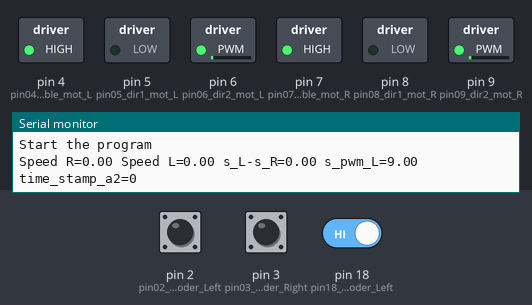
A sketch run on a simulated Arduino Mega 2560, built with avr-gcc and run on an emulated ATmega2560. Parts: switched loads named in the sketch (green lamp = pin HIGH), the last lines printed to the serial monitor. Inputs (shaded band) come from the test bench; at power-on: pin 2 (pin02_Encoder_Left) HIGH, pin 3 (pin03_Encoder_Right) HIGH, pin 18 (pin18_Encoder_Left) HIGH.

Above: at 0.03 s.
At 1.27 s:
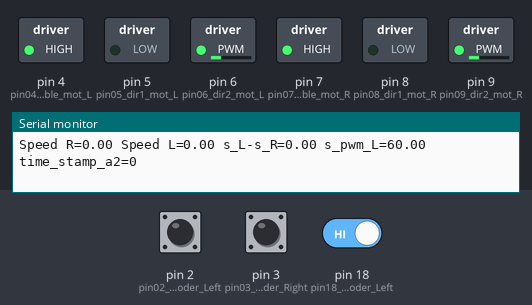
1.3 s: pin 2 (pin02_Encoder_Left) pulsed LOW 2 times (0.12 s each, 0.3 s apart)
4.3 s: pin 3 (pin03_Encoder_Right) pulsed LOW 2 times (0.12 s each, 0.3 s apart)
Timing chart, 0 to 7.3 s (numbered marks = the images above; inputs shaded):
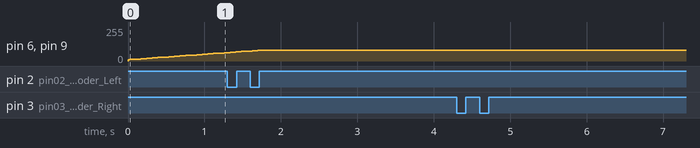

The sketch:

tank_main.ino
```cpp
/*
 * Project modules
 *
 * (1) tank_main.ino   = variables declaration/initialization, setup and loop function
 * (2) bdc_encoder.ino =  routines for encoder output handling, including interrupts service routines
 * (3) bdc_motor.ino
 *
 * Pinning / Setup
 * Pin 2 (Port Interrupt 2) for encoder motor left
 * Pin 3 (Port Interrupt 3) for encoder motor right
 *
 * Board: ARDUINO MEGA 1650 r3
 *
 *
 *
 */

/*
*******************************************************************************************************
* Module global variables declaration
*******************************************************************************************************
*/
/* Left side DC Motor control pins motor control IC */
int pin02_Encoder_Left  = 2;  // Hardware interrupt pin at digital pin 2 (INT4).  =Left side Motor
int pin18_Encoder_Left  = 18; // Hardware interrupt pin at digital pin 2 (INT3).  =Left side Motor
int pin04_enable_mot_L = 4;
int pin05_dir1_mot_L   = 5;
int pin06_dir2_mot_L   = 6;

/* Right side DC Motor control pins motor control IC */
int pin03_Encoder_Right = 3;  // Hardware interrupt pin at digital pin 2 (INT5).  =Right Side Motor
int pin07_enable_mot_R = 7;
int pin08_dir1_mot_R   = 8;
int pin09_dir2_mot_R   = 9;
int time_stamp_A2;

/* Motor speed and setpoint variables */
float s_R  = 0;  // Actual speed right motor
float s_L  = 0;  // Actual speed left motor
float sp_R = 30;  // Speed setpoint right motor
float sp_L = 30;  // Speed Setpoint left motor

float s_pwm_L = 0;
float s_pwm_R = 0;

/* Serial communication */
char rx_byte = 0;


void setup() {
  pinMode( pin02_Encoder_Left,  INPUT );//_PULLUP);  // configure pin2 as an input, pulled HIGH to the logic voltage (5V or 3.3V for most cases)
  pinMode( pin03_Encoder_Right, INPUT );//_PULLUP); // configure pin3 as an input, pulled HIGH to the logic voltage (5V or 3.3V for most cases)
  pinMode( pin18_Encoder_Left, INPUT );//_PULLUP); // set pinB as an input, pulled HIGH to the logic voltage (5V or 3.3V for most cases)

  attachInterrupt(digitalPinToInterrupt(2), PinA1,RISING); // set an interrupt on PinA, looking for a rising edge signal and executing the "PinA" Interrupt Service Routine (below)
  attachInterrupt(digitalPinToInterrupt(18),PinA2,RISING); // 18 =MOT B
  attachInterrupt(digitalPinToInterrupt(3), PinB,RISING); // set an interrupt on PinB, looking for a rising edge signal and executing the "PinB" Interrupt Service Routine (below)

  //Serial.begin(115200); // start the serial monitor link


  /////////////////////////////////////////////////////////////////////////////////////////////////////////
  // initialize timer1
  // Timer used for back ground tasks (speed controller calculation, sensor inputs evaluation)
  //

  noInterrupts();           // disable all interrupts
  TCCR1A = 0;     // TCCR1A = timer counter control register 1A
  TCCR1B = 0;     // ICNC1 ICES1 WGM13 WGM12 CS12 CS11 CS10
  // Set timer1_counter to the correct value for our interrupt interval
  //timer1_counter = 64911;   // preload timer 65536-16MHz/256/100Hz
  //timer1_counter = 64286;   // preload timer 65536-16MHz/256/50Hz
  //timer1_counter = 34286;   // preload timer 65536-16MHz/256/2Hz
  //timer1_counter = 64000;     // entspricht 20.33 Hz
  //TCNT1 = timer1_counter;     // preload timer
  TCCR1B |= (1 << CS12);      // 256 prescaler. CS12 = Clock Select --> Select the Clock source for the timer --> CS12=>clk/256
  //TCCR1B |= 0x4;            // Direktes schreiben der Registerbits geht auch ... siehe Datenblatt zu TCCR1B, Tabelle auf Seite 173
  //TCCR1B |= (1 << CS11);    // 256 prescaler. CS12 = Clock Select --> Select the Clock source for the timer --> CS12=>clk/256

  TIMSK1 |= (1 << TOIE1);   // enable timer overflow interrupt (Interrupt Mask Register)
  interrupts();             // enable all interrupts

  Serial.begin(9600);
  Serial.println("Start the program");

  // setup the used pins for configuration inputs of L293D motor control IC
  pinMode(pin04_enable_mot_L, OUTPUT);   // Motor1 enable pin control IC
  pinMode(pin05_dir1_mot_L, OUTPUT);     // Motor1 Direction 01 input pin
  pinMode(pin06_dir2_mot_L, OUTPUT);     // Motor1 Direction 10 input pin

  pinMode(pin07_enable_mot_R, OUTPUT);   // Motor2 enable pin control IC
  pinMode(pin08_dir1_mot_R, OUTPUT);     // Motor2 Direction 01 input pin
  pinMode(pin09_dir2_mot_R, OUTPUT);     // Motor2 Direction 10 input pin

 // pinMode(pin3_speed_mot_L_in, INPUT);  // Motor1 speed input (PWM in)
  //pinMode(pin2_speed_mot_R_in, INPUT);  // Motor2 speed input (PWM in)

  digitalWrite(pin04_enable_mot_L, 1);  // Enable1 pin of L293D
  digitalWrite(pin07_enable_mot_R, 1);  // Enable2 pin of L293D

  DriveMotor(sp_L,sp_R);

}


void loop(){

  //if((s_L-s_R)<0)sp_R++;

  /* Speed controller muss noch in definiertem Zeitmuster aufgerufen werden!
   *  Z.B. Timer etc.!!
   */
  s_pwm_L = S_Control_L_PI ( s_L, sp_L);
  s_pwm_R = S_Control_R_PI ( s_R, sp_R);

  //DriveMotor(sp_R,s_pwm_L);

  DriveMotor(s_pwm_L,s_pwm_R);

  Serial.print("Speed R=");
  Serial.print(s_R);
  Serial.print(" ");
  Serial.print("Speed L=");
  Serial.print(s_L);
  Serial.print(" s_L-s_R=");
  Serial.print(s_L-s_R);
  Serial.print(" s_pwm_L=");
  Serial.print(s_pwm_L);

 // Serial.print(" s_Icon=");
 // Serial.print(S_Icon);

  //Serial.print(" error=");
  //Serial.print(e);

  Serial.print(" time_stamp_a2=");
  Serial.println(time_stamp_A2);


  }
```

bdc_encoder.ino
```cpp
// modulename: bdc_encoder.ino


/* Global counter to get time stamp */
static unsigned int g_t_count=0;

/* Timer 1 counter variables */
volatile int timer1_ofl_counter=0;
volatile int timer1_counter;


/* Interrupt Service Routine for Encoder output motor left duty cycle and rotational direction check */
void PinA1(){

  unsigned int counter = TCNT1;  // quickly save it
  g_t_count=counter;
  static unsigned int time_stamp_A;
  static int flag=0;

  //cli(); //stop interrupts happening before we read pin values

  if(flag==0)
   {
    time_stamp_A=counter;
    flag=1;
   }
   else
   {
    if(!timer1_ofl_counter) {
    time_stamp_A=counter-time_stamp_A;
    flag=0;}
    else
    {
          timer1_ofl_counter=0;
          flag=0;
    }

    if(time_stamp_A>0)
     {
      //s_R=264000/time_stamp_A;
      s_R=90000/time_stamp_A;
     }

     //if(time_stamp_A>10000)s_R=0;
    }


  //sei(); //restart interrupts
}

void PinA2(){
  unsigned int counter = TCNT1;  // quickly save it

  static int flag2=0;

  //cli(); //stop interrupts happening before we read pin values
   if(!timer1_ofl_counter)
   {
    time_stamp_A2=(int)counter-(int)g_t_count;
   }
   else
   {
    timer1_ofl_counter=0;
   }

    //if(time_stamp_A2<0)


  //sei(); //restart interrupts
}

void PinB(){
  unsigned int counter = TCNT1;  // quickly save it
  static unsigned int time_stamp_B;
  static int flag=0;
  cli(); //stop interrupts happening before we read pin values

  if(flag==0)
   {
    time_stamp_B=counter;
    flag=1;

   }
   else
   {
    time_stamp_B=counter-time_stamp_B;
    flag=0;
    if(time_stamp_B>0)
     {
      //s_L=264000/time_stamp_B;
      s_L=90000/time_stamp_B;
     }
   }

  sei(); //restart interrupts
}


ISR(TIMER1_OVF_vect)        // interrupt service routine
{
  //TCNT1 = timer1_counter;   // preload timer
  //timer1_counter=TCNT1;
  timer1_ofl_counter++;
  //digitalWrite(ledPin, digitalRead(ledPin) ^ 1);
}
```

bdc_motor.ino
```cpp
// set the motor speed

#define   MAXPWMDUTY 80
#define   MAXINTEGRATIVE 4000
#define   PID_SPEED_TS 1
#define   KP .4
#define   KI 0.2


void DriveMotor( float speed_L, float speed_R )
{
  if (speed_L>=0)
  {
  analogWrite(pin05_dir1_mot_L, 0);       // 40 langsame fahrt
  analogWrite(pin06_dir2_mot_L, speed_L);   // 40 langsame fahrt
  }
  else
  {
   analogWrite(pin05_dir1_mot_L, -speed_L);   // 40 langsame fahrt
   analogWrite(pin06_dir2_mot_L, 0);       // 40 langsame fahrt
  }

  if (speed_R>=0)
  {
   analogWrite(pin08_dir1_mot_R, 0);       // 40 langsame fahrt
   analogWrite(pin09_dir2_mot_R, speed_R);   // 40 langsame fahrt
  }
  else
  {
   analogWrite(pin08_dir1_mot_R, -speed_R);   // 40 langsame fahrt
   analogWrite(pin09_dir2_mot_R, 0);       // 40 langsame fahrt
  }
}


int S_Control_L_PI (float s, float s_p)   // s = speed, s_p = speed setpoint
{
  static float  S_Pcon =0, s_out =0, e;
  static float  S_Icon =0;

  // PI Control Calculation
  e      = (s_p - s);             // Calculate speed error
  S_Pcon = (PID_SPEED_TS * e * KP);  // Calculate proportional term
  S_Icon = S_Icon + (e * KI);               // Calculate integrative term (Aufintegrieren des Fehlers)

  // Limitation of Integrative Sum
  if (S_Icon > MAXINTEGRATIVE){ S_Icon = MAXINTEGRATIVE;}
   else if (S_Icon < -MAXINTEGRATIVE) { S_Icon = -MAXINTEGRATIVE; }

    //SpeedOutputPI_i32 = (SummarizedRpmIcontribution_i32/16 + (PID_SPEED_TS * SpeedPcontribution_i32)/16)/1; // Control loop output (/1000 weil PID_SPEED_TS in ms!)
  s_out = (S_Icon/1 + S_Pcon)/2;  // Control loop output (/1000 weil PID_SPEED_TS in ms!)
   // Limit to MAXPWMDUTY
  if(s_out < -MAXPWMDUTY){s_out = -MAXPWMDUTY;}
   else if(s_out > MAXPWMDUTY){s_out = MAXPWMDUTY;}

  return ((int)s_out);                                     // return controller output
}

int S_Control_R_PI (float s, float s_p)   // s = speed, s_p = speed setpoint
{
  static float  S_Pcon =0, s_out =0, e;
  static float  S_Icon =0;
  // PI Control Calculation
  e      = (s_p - s);             // Calculate speed error
  S_Pcon = (PID_SPEED_TS * e * KP);  // Calculate proportional term
  S_Icon = S_Icon + (e * KI);               // Calculate integrative term (Aufintegrieren des Fehlers)

  // Limitation of Integrative Sum
  if (S_Icon > MAXINTEGRATIVE){ S_Icon = MAXINTEGRATIVE;}
   else if (S_Icon < -MAXINTEGRATIVE) { S_Icon = -MAXINTEGRATIVE; }

    //SpeedOutputPI_i32 = (SummarizedRpmIcontribution_i32/16 + (PID_SPEED_TS * SpeedPcontribution_i32)/16)/1; // Control loop output (/1000 weil PID_SPEED_TS in ms!)
  s_out = (S_Icon/1 + S_Pcon)/2;  // Control loop output (/1000 weil PID_SPEED_TS in ms!)
   // Limit to MAXPWMDUTY
  if(s_out < -MAXPWMDUTY){s_out = -MAXPWMDUTY;}
   else if(s_out > MAXPWMDUTY){s_out = MAXPWMDUTY;}

  return ((int)s_out);                                     // return controller output
}
```
